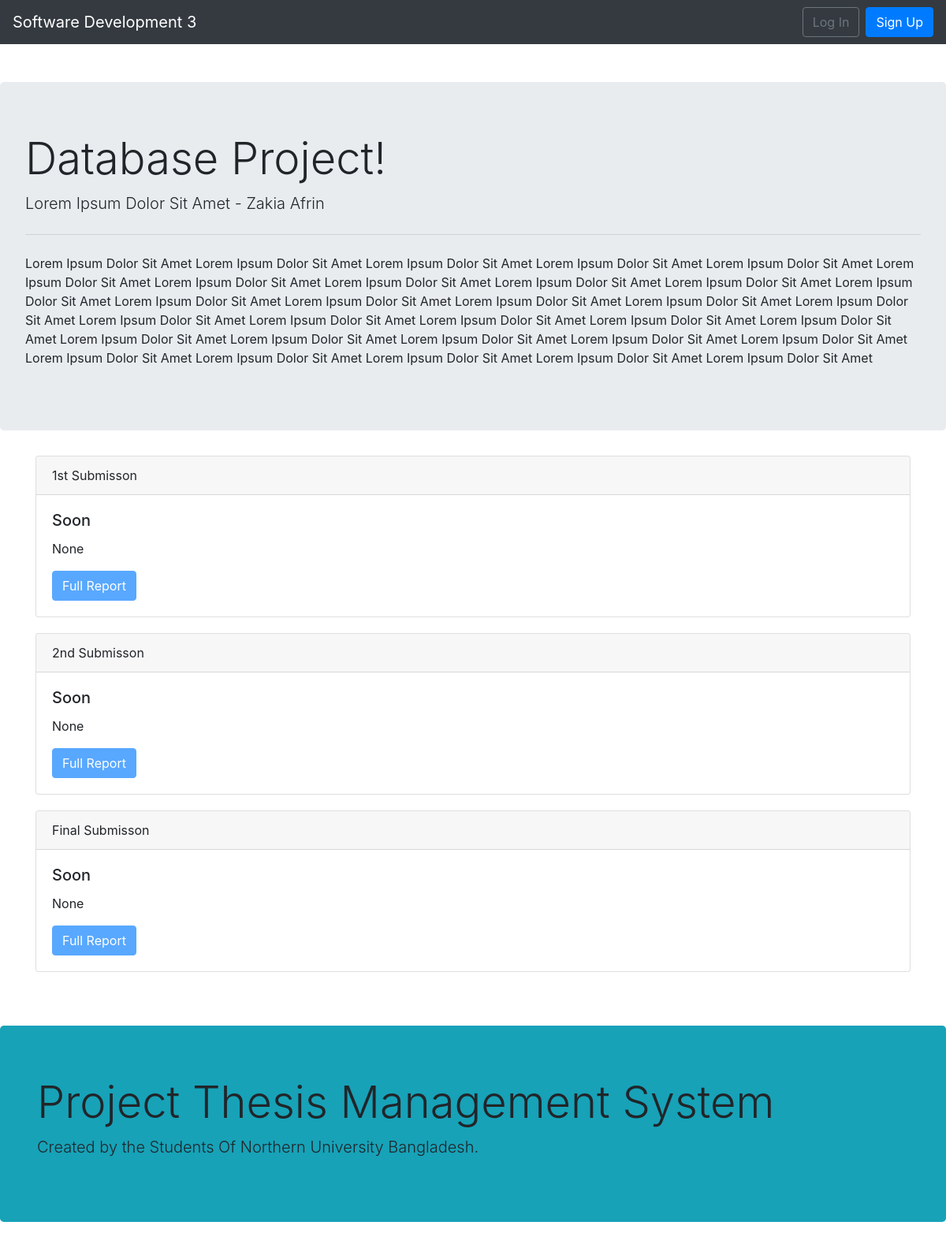
/student/5/, run on an earlier commit of the app's database.
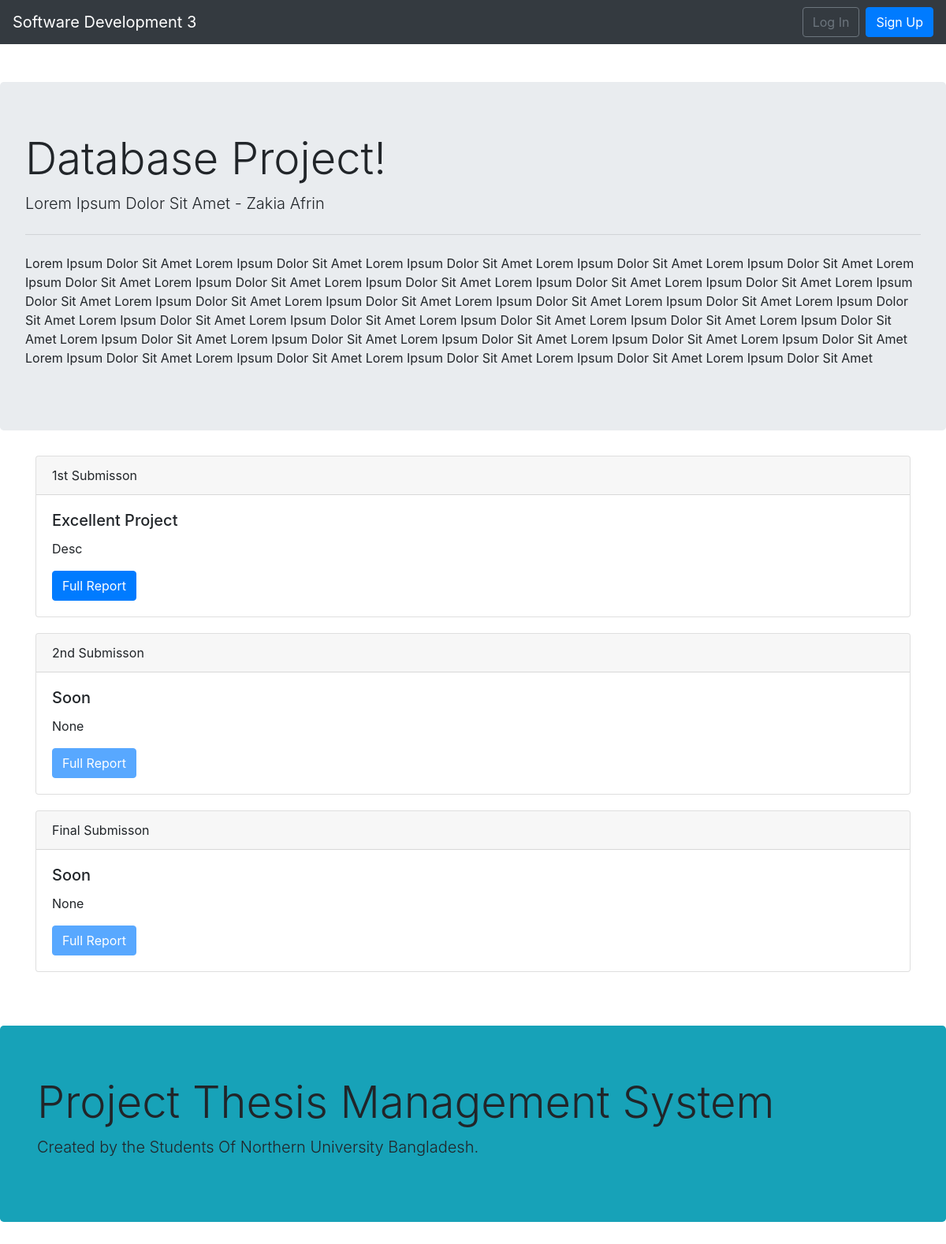
And on a later commit of the database.
### home/models.py (models this page shows, shortened)
class ProjectModel(models.Model):
    student_key = models.OneToOneField(
        'auth.user',
        on_delete=models.CASCADE,
        primary_key=True,
    )
    title = models.CharField(max_length=255)
    subtitle = models.CharField(max_length=255, null=True)
    teacher = models.CharField(
        max_length=255,
        default="",
        null=True,
        blank=True
    )
    description = models.TextField()
    first_def_title = models.CharField(max_length=255, default="Soon")
    first_def_time = models.DateField(null=True, blank=True)
    first_def_desc = models.TextField(default="", null=True, blank=True)
    mid_def_title = models.CharField(max_length=255, default="Soon")
    mid_def_time = models.DateField(null=True, blank=True)
    mid_def_desc = models.TextField(default="", null=True, blank=True)
    final_def_title = models.CharField(max_length=255, default="Soon")
    final_def_time = models.DateField(null=True, blank=True)
    final_def_desc = models.TextField(default="", null=True, blank=True)

### home/views.py (the view)
# urls.py: path('student/<int:pk>/', ProfileView.as_view(), name='profile'),
class ProfileView(DetailView):
    model = ProjectModel
    context_object_name = 'project'
    template_name = 'student/student_home.html'

### templates/student/student_home.html
{% extends 'base.html' %}
{% block content %}
<div class="jumbotron">
    <h1 class="display-4">{{ project.title }}!</h1>
    <p class="lead">{{ project.subtitle }} - {{ project.teacher }}</p>
    <hr class="my-4">
    <p>{{ project.description }}</p>
</div>
<div class="container">
    <div class="card" style="margin-bottom: 20px;">
        <div class="card-header">
            1st Submisson
        </div>
        <div class="card-body">
            <h5 class="card-title">{{ project.first_def_title }}</h5>
            {% if project.first_def_title == "Soon" %}
            <p class="card-text">{{ project.first_def_time }}</p>
            <a href="#" class="btn btn-primary disabled" disabled>Full Report</a>
            {% else %}
            <p class="card-text">{{ project.first_def_desc }}</p>
            <a href="#" class="btn btn-primary">Full Report</a>
            {% endif %}
        </div>
    </div>
    <div class="card" style="margin-bottom: 20px;">
        <div class="card-header">
            2nd Submisson
        </div>
        <div class="card-body">
            <h5 class="card-title">{{ project.mid_def_title }}</h5>
            {% if project.mid_def_title == "Soon" %}
            <p class="card-text">{{ project.mid_def_time }}</p>
            <a href="#" class="btn btn-primary disabled" disabled>Full Report</a>
            {% else %}
            <p class="card-text">{{ project.mid_def_desc }}</p>
            <a href="#" class="btn btn-primary">Full Report</a>
            {% endif %}
        </div>
    </div>
    <div class="card" style="margin-bottom: 20px;">
        <div class="card-header">
            Final Submisson
        </div>
        <div class="card-body">
            <h5 class="card-title">{{ project.final_def_title }}</h5>
            {% if project.final_def_title == "Soon" %}
            <p class="card-text">{{ project.final_def_time }}</p>
            <a href="#" class="btn btn-primary disabled" disabled>Full Report</a>
            {% else %}
            <p class="card-text">{{ project.final_def_desc }}</p>
            <a href="#" class="btn btn-primary">Full Report</a>
            {% endif %}
        </div>
    </div>
</div>
{% endblock content %}

What changed in the data, as far as the page shows it:
changed ProjectModel "Database Project": first_def_title "Soon" → "Excellent Project"; first_def_desc (not shown) → "Desc"; first_def_time "None" → (not shown)
